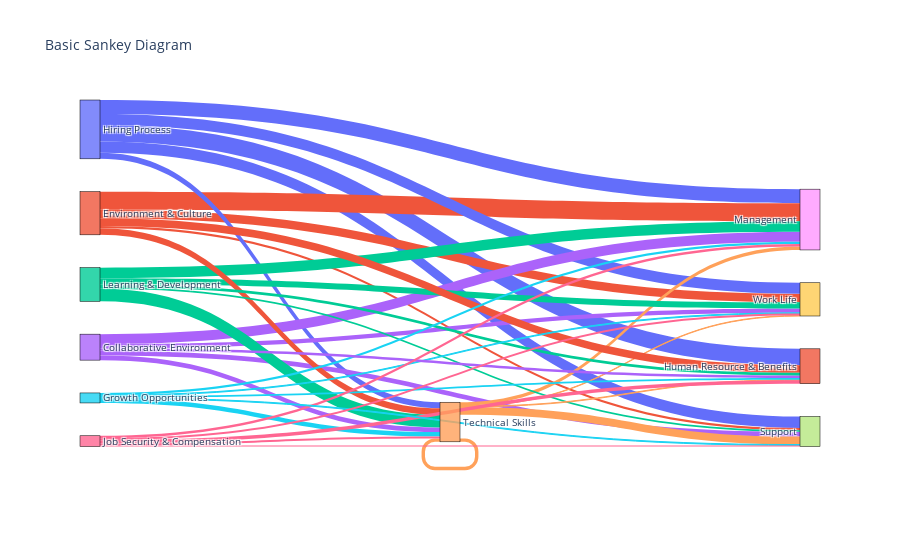

Here is the notebook cell this chart was saved with:
### Code cell
import plotly.graph_objects as go
import plotly.offline as pyo

pyo.init_notebook_mode()
fig = go.Figure(data=[go.Sankey(
    node = dict(
      pad = 15,
      thickness = 20,
      line = dict(color = "black", width = 0.5),
      label = labels,
    ),
    link = dict(
      source = source, # indices correspond to labels, eg A1, A2, A2, B1, ...
      target = target,
      value = value,
        color = line_colors
  ))])

fig.update_layout(title_text="Basic Sankey Diagram", font_size=10)
fig.show()

### Figure 1 — Plotly figure (JSON) as saved in the notebook; plotly's stock layout.template omitted (floating-point values rounded to 4 significant figures)
{"data": [{"link": {"color": ["#636EFA", "#636EFA", "#636EFA", "#EF553B", "#EF553B", "#EF553B", "#636EFA", "#636EFA", "#AB63FA", "#AB63FA", "#AB63FA", "#AB63FA", "#FFA15A", "#FFA15A", "#FFA15A", "#00CC96", "#00CC96", "#FFA15A", "#EF553B", "#00CC96", "#00CC96", "#EF553B", "#00CC96", "#FFA15A", "#19D3F3", "#19D3F3", "#19D3F3", "#19D3F3", "#AB63FA", "#FF6692", "#FF6692", "#FF6692", "#19D3F3", "#FF6692", "#FF6692"], "source": [0, 0, 0, 1, 1, 1, 0, 0, 3, 3, 3, 3, 4, 4, 4, 2, 2, 4, 1, 2, 2, 1, 2, 4, 5, 5, 5, 5, 3, 6, 6, 6, 5, 6, 6], "target": [11, 8, 7, 7, 8, 9, 9, 4, 9, 4, 7, 8, 4, 8, 9, 9, 8, 7, 4, 4, 7, 11, 11, 11, 4, 8, 11, 9, 11, 4, 8, 11, 7, 7, 9], "value": [12248, 10487, 8556, 1623, 13563, 6423, 8244, 4452, 3226, 3426, 3596, 7401, 2557, 2628, 383, 4562, 7858, 5944, 5006, 9414, 1235, 5684, 2140, 465, 3307, 1648, 1281, 613, 1776, 1428, 1862, 2517, 637, 828, 1410]}, "node": {"label": ["Hiring Process", "Environment & Culture", "Learning & Development", "Collaborative Environment", "Technical Skills", "Growth Opportunities", "Job Security & Compensation", "Support", "Management", "Work Life", "Technical Skills", "Human Resource & Benefits"], "line": {"color": "black", "width": 0.5}, "pad": 15, "thickness": 20}, "type": "sankey"}], "layout": {"font": {"size": 10}, "title": {"text": "Basic Sankey Diagram"}}}
